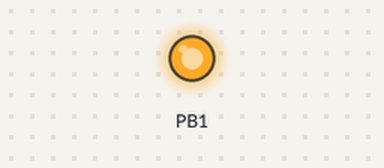
The program below on a simulated ATtiny85, built with avr-gcc and run on an emulated ATtiny85. Shown: output pins drawn as LEDs (lit = HIGH).

Above: at 0.1 s.
At 15.3 s:
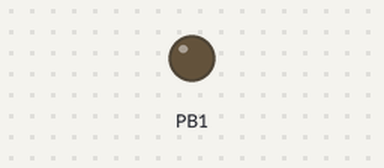
Timing chart, 0 to 16.8 s (numbered marks = the images above):
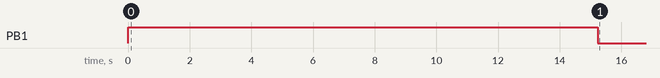

The program:

main.cpp
```cpp
#include <Arduino.h>
//error 3221225781 preference
//micronucleus was not downloaded correctly.
//"libusb0.dll" may be missing.
//https://github.com/micronucleus/micronucleus/releases/download/v2.6/micronucleus-cli-master-882e7b4a-x86_64-MINGW64_NT-10.0-17763.zip
//https://www.youtube.com/watch?v=NiRAF8N1JBU&t=157s

//boot loader
//https://github.com/overfl0/NocInformatykaBoard/blob/master/upgrade/releases/micronucleus-1.11-entry-jumper-pb0-upgrade.hex

# include <DigiKeyboard.h>

void DigikeyboardWrite(String line, int time){
    DigiKeyboard.print(line);
    DigiKeyboard.sendKeyStroke(KEY_ENTER);
    DigiKeyboard.delay(time);
}

void setup() {
    pinMode(1, OUTPUT);
    digitalWrite(1, true);
    DigiKeyboard.sendKeyStroke(0);
    DigiKeyboard.delay(500);
    DigiKeyboard.sendKeyStroke(KEY_R, MOD_GUI_LEFT);
    DigiKeyboard.delay(500);
    DigikeyboardWrite("cmd", 1200);
    DigikeyboardWrite("md BADUSB", 750);
    DigikeyboardWrite("cd BADUSB", 750);
    DigikeyboardWrite("dir>>Hello.txt", 750);
    DigikeyboardWrite("start Hello.txt", 1000);
    DigiKeyboard.sendKeyStroke(KEY_PAGE_DOWN);
    DigiKeyboard.sendKeyStroke(KEY_ENTER);
    DigiKeyboard.sendKeyStroke(KEY_ENTER);
    DigikeyboardWrite("Can you see me?", 1000);
    DigikeyboardWrite("This is the BADUSB.", 1000);
    DigikeyboardWrite("Your PC is already infected with a virus! HAHA!", 3000);
    DigiKeyboard.sendKeyStroke(KEY_ENTER);
    DigikeyboardWrite("See you later!", 1000);
    DigiKeyboard.sendKeyStroke(KEY_W, MOD_CONTROL_LEFT);
    DigiKeyboard.delay(1000);
    DigiKeyboard.sendKeyStroke(KEY_ENTER);
    DigiKeyboard.delay(750);
    DigikeyboardWrite("cd..", 750);
    DigikeyboardWrite("rd /s /q BADUSB", 750);
    DigikeyboardWrite("exit", 200);
    digitalWrite(1, false);
}

void loop() {
}
```
